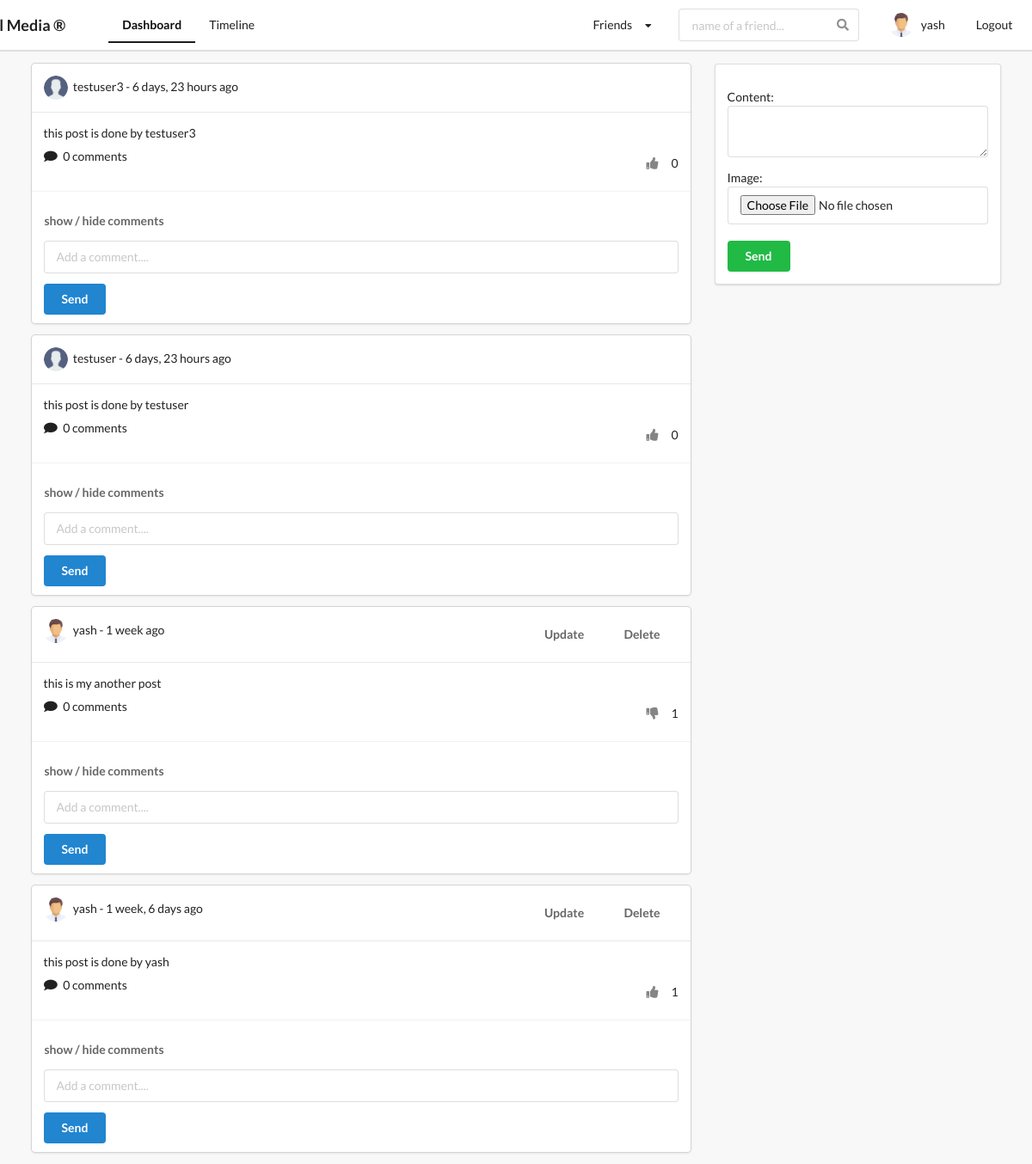
The page /posts/ (signed in) on the database its author committed.
### posts/models.py (models this page shows, shortened)
class Post(models.Model):
    content = models.TextField()
    image = models.ImageField(upload_to='posts/', validators = [FileExtensionValidator(['png','jpg','jpeg'])], blank = True)
    liked = models.ManyToManyField(Profile, blank=True, related_name='likes')
    updated = models.DateTimeField(auto_now=True)
    created = models.DateTimeField(auto_now_add=True)
    author = models.ForeignKey(Profile, on_delete=models.CASCADE, related_name='posts')
    def no_of_likes(self):
        return self.liked.all().count()
    def no_of_comments(self):
        return self.comment_set.all().count()
    class Meta:
        ordering = ('-created',)    #newer post will be at the top and older post will be at bottom

### profiles/models.py (models this page shows, shortened)
class Profile(models.Model):
    first_name = models.CharField(max_length = 200, blank = True)
    last_name = models.CharField(max_length = 200, blank = True)
    user = models.OneToOneField(settings.AUTH_USER_MODEL,on_delete=models.CASCADE)
    bio = models.TextField(default = "no bio", max_length=300, blank = True)
    email = models.EmailField(max_length = 200,blank = True)
    country = models.CharField(choices = COUNTRY_CHOICES, max_length = 100,blank = True)
    avatar = models.ImageField(default = "avatar.png", upload_to = 'avatars/')
    friends = models.ManyToManyField(settings.AUTH_USER_MODEL, blank = True, related_name='friends')
    slug = models.SlugField(unique = True, blank = True)
    updated = models.DateTimeField(auto_now=True)
    created =  models.DateTimeField(auto_now_add=True)
    objects = ProfileManager()
    __initial_first_name = None
    __initial_last_name = None
    def __init__(self,*args, **kwargs):
        super().__init__(*args, **kwargs)
        self.__initial_first_name = self.first_name
        self.__initial_last_name = self.last_name
    def get_friends(self):
        return self.friends.all()
    def get_friends_no(self):
        return self.friends.all().count()

### posts/views.py (the view, shortened to what this page needs)
# urls.py: path('', post_comment_create_and_list_view, name='main_post_view'),
@login_required
def post_comment_create_and_list_view(request):
    qs = Post.objects.all()
    profile = Profile.objects.get(user=request.user)
    friends = profile.get_friends()
    friends_profile = []
    for person in friends:
        temp = Profile.objects.get(user=person)
        friends_profile.append(temp)
    required_profiles = set()
    for person in friends_profile:
        required_profiles.add(person)
    required_profiles.add(profile)
    required_posts = []
    for post in qs:
        if post.author in required_profiles:
            required_posts.append(post)
    is_empty = False
    if len(required_posts) == 0:
        is_empty = True
    p_form = PostModelForm()
    post_added = False
    c_form = CommentModelForm()
    context = {
        'qs':required_posts,
        'profile':profile,
        'p_form':p_form,
        'c_form':c_form,
        'post_added':post_added,
        'is_empty':is_empty,
    }
    return render(request, 'posts/main.html', context)

### posts/forms.py
class PostModelForm(forms.ModelForm):
    content = forms.CharField(widget=forms.Textarea(attrs={'rows':2}))
    class Meta:
        model = Post
        fields = ("content","image",)

class CommentModelForm(forms.ModelForm):
    body = forms.CharField(label="", widget=forms.TextInput(attrs={"placeholder":'Add a comment....'}))
    class Meta:
        model = Comment
        fields = ("body",)

### profiles/context_processors.py (called while the page is built)
def profile_dp(request):
    if request.user.is_authenticated:
        profile_obj = Profile.objects.get(user=request.user)
        pic = profile_obj.avatar
        return {'picture':pic}
    return {}

def invitation_received_no(request):
    if request.user.is_authenticated:
        profile_obj = Profile.objects.get(user=request.user)
        qs_count = Relationship.objects.invitations_received(profile_obj).count()
        return {'invites_no':qs_count}
    return {}

def friends_no(request):
    if request.user.is_authenticated:
        profile_obj = Profile.objects.get(user=request.user)
        count = profile_obj.get_friends_no()
        return {'friend_count':count}
    return {}

### profiles/models.py (called while the page is built)
    def invitations_received(self,receiver):
        qs = Relationship.objects.filter(receiver=receiver, status='send')
        return qs

### posts/templates/posts/main.html (shortened to what this page needs)
{% extends 'base.html' %}
{% block content %}
<div class="ui grid">
    <div class="eleven wide column">
        {% if is_empty %}
            <div style="margin-top: 200px;" align="center">
                <h3>No Post available</h3>
            </div>
        {% else %}
        {% for obj in qs %}
        <div class="ui fluid card">
            <div class="content">
                <div class="right floated meta">
                    <div class="ui grid">
                        <div class="row">
                            {% ifequal request.user obj.author.user %}
                            <a href="{% url 'posts:post_update' obj.pk %}"><button class="ui button"
                                    style="background-color: transparent !important;">Update</button></a>
                            <a href="{% url 'posts:post_delete' obj.pk %}"><button class="ui button"
                                    style="background-color: transparent !important;">Delete</button></a>
                            {% endifequal %}
                        </div>
                    </div>
                </div>
                <img class="ui avatar image" src={{obj.author.avatar.url}}>
                {{ obj.author.user }} - {{ obj.created|timesince}} ago
            </div>
            <div class="content">
                <p> {{ obj.content }} </p>
                <div class="right floated">
                    <form action="{% url 'posts:like_post_view' %}" method="POST">
                        {% if profile not in obj.liked.all %}
                        <button type="submit" class="ui button"
                            style="background-color: transparent !important; width: 10px !important"><i
                                class="thumbs up icon"></i>
                        </button>
                        <span>{{obj.no_of_likes}}</span>
                        {% else %}
                        <button type="submit" class="ui button"
                            style="background-color: transparent !important; width: 10px !important"><i
                                class="thumbs down icon"></i>
                        </button>
                        <span>{{obj.no_of_likes}}</span>
                        {% endif %}
                    </form>
                </div>
                <i class="comment icon"></i>
                <span> {{ obj.no_of_comments }} comments</span>
            </div>
            <div class="extra content">
                <button class="cmt_btn ui button"
                    style="margin-bottom: 5px; margin-left: -20px; background-color: transparent !important;">show /
                    hide comments</button>
                <form action="" method="POST" class='ui fluid form'>
                    {{ c_form.as_p }}
                    <button type="submit" name="submit_c_form" class="ui primary button mt-5 w-full">Send</button>
                </form>
            </div>
        </div>
        {% endfor %}
        {% endif %}
    </div>
    <div class="five wide column">
        <div class="ui segment">
            <form action="" method="POST" class='ui form' enctype="multipart/form-data">
                {{p_form.as_p}}
                <button type='submit' name="submit_p_form" class="ui positive button w-full mt-5">Send</button>
            </form>
        </div>
    </div>
</div>
{% endblock content %}

### templates/main/navbar.html (shortened to what this page needs)
{% url 'posts:main_post_view' as path_to_posts %}
{% url 'profiles:my_profile_view' as path_to_my_profile %}
{% url 'profiles:users_posts' as path_to_timeline %}
{% url 'logout_view' as path_to_logout %}
{% url 'login_view' as path_to_login %}
<div class="ui secondary pointing menu nav" style="height:60px; position:sticky; top:0; z-index:1; background-color: white;">
    <div class="ui container">
        <h3 style="margin-left:-80px; padding-right:50px; padding-top: 8px;">Social Media &reg;</h3>
        <a href="{{path_to_posts}}" class="{% if request.path == path_to_posts %}active{% endif %} item">
            Dashboard
        </a>
        {% if request.user.is_authenticated %}
        <a href="{{path_to_timeline}}" class="{% if request.path == path_to_timeline %}active{% endif %} item">
            Timeline
        </a>
        {% endif %}
        <div class="right menu">
            {% if request.user.is_authenticated %}
                <div class="item">
                    <div class="ui dropdown"> Friends
                        <i class="ui dropdown icon"></i>
                    </div>
                </div>
                <div class="item" style="padding-bottom:0px; padding-right:30px;">
                    <form action="" method="GET">
                        <div class="ui icon input" style="">
                            <input class="prompt transparent" type="text" name='q' placeholder="name of a friend...">
                        </div>
                    </form>
                </div>
                <a style="padding:5px; padding-right:20px" href="{{path_to_my_profile}}" class="{% if request.path == path_to_my_profile %}active{% endif %} item" style="margin-top:10px;">
                    <img src={{picture.url}} class="ui avatar image">&nbsp;
                    {{request.user}}
                </a>
                <a style="margin-right:-30px" href="{{path_to_logout}}" class="ui item">Logout</a>
            {% else %}
                <a href="{{path_to_login}}" class="ui item">
                  Login
                </a>
            {% endif %}
        </div>
    </div>
</div>

### static_project/style.css (style rules this page uses)
body { background-color: #f8f8f8 !important; }
.nav { border-radius: 0px !important; padding: 10px 0 10px 0 !important; background-color: black; }
.mt-5 { margin-top: 5px !important; }

### rows shown on the page
Post: author.avatar (placeholder picture), author.user "testuser3", created "6 days, 23 hours", content "this post is done by testuser3", no_of_likes "0", no_of_comments "0"
Post: author.avatar (placeholder picture), author.user "testuser", created "6 days, 23 hours", content "this post is done by testuser", no_of_likes "0", no_of_comments "0"
Post: author.avatar (placeholder picture), author.user "yash", created "1 week", content "this is my another post", no_of_likes "1", no_of_comments "0"
Post: author.avatar (placeholder picture), author.user "yash", created "1 week, 6 days", content "this post is done by yash", no_of_likes "1", no_of_comments "0"

### other values the page prints
{{ request.user }} "yash"
